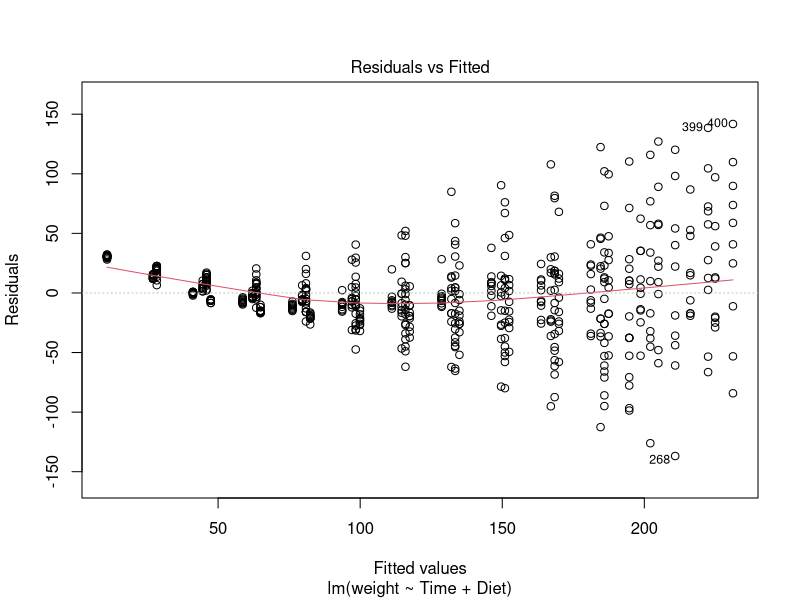
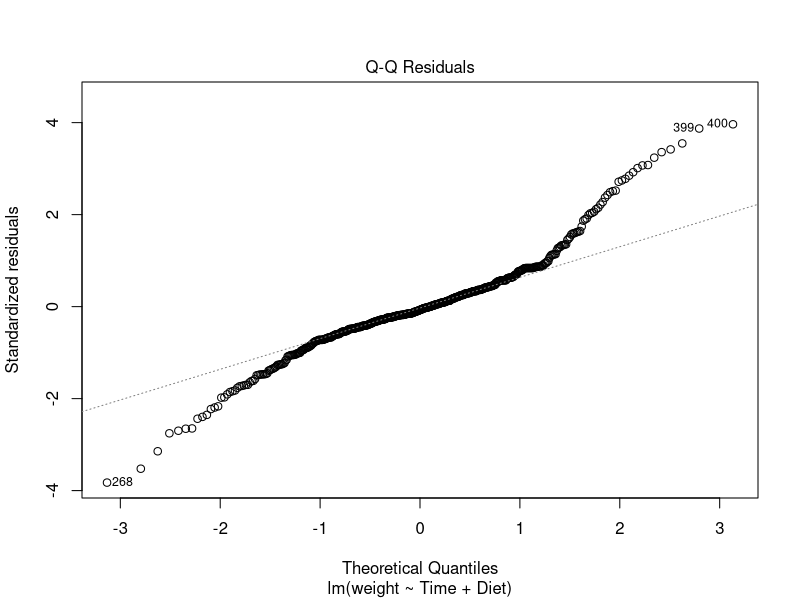
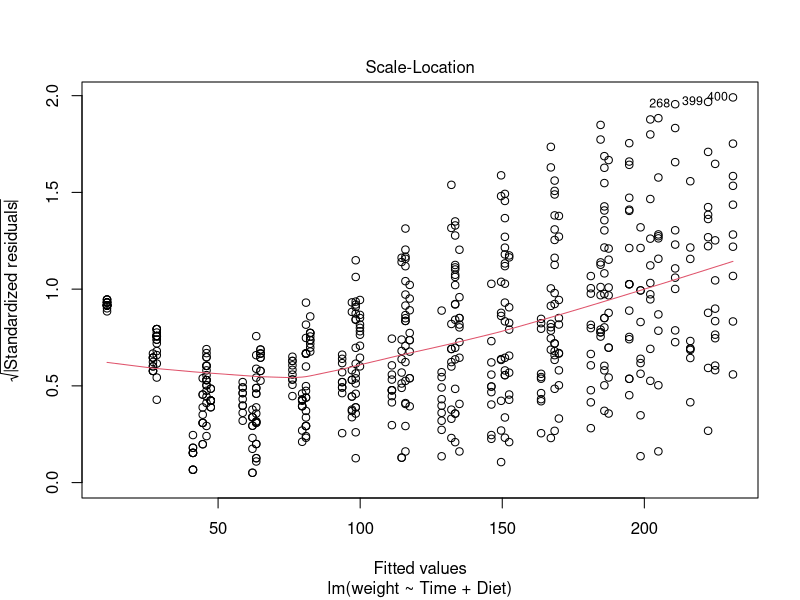
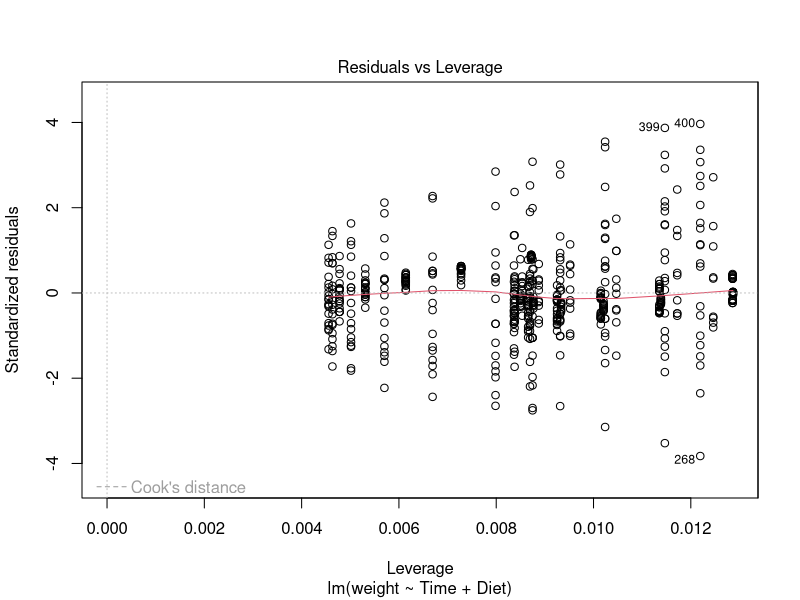
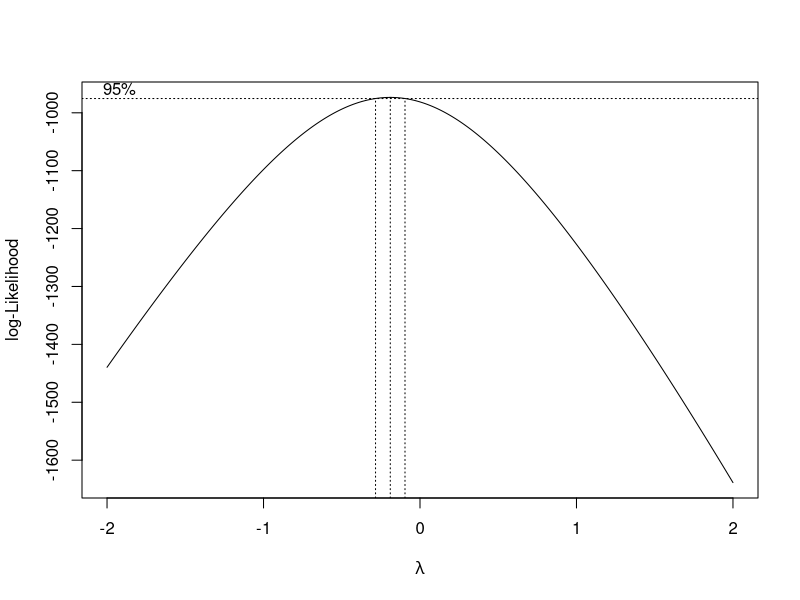
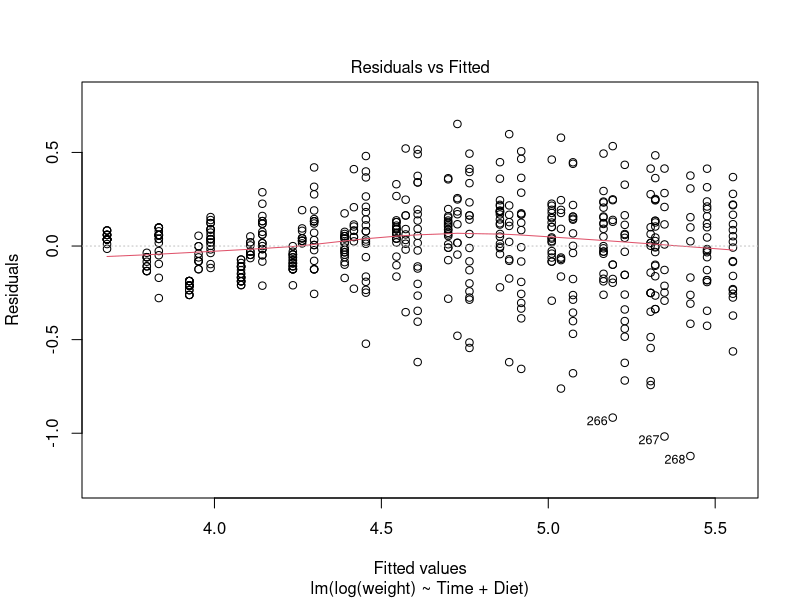
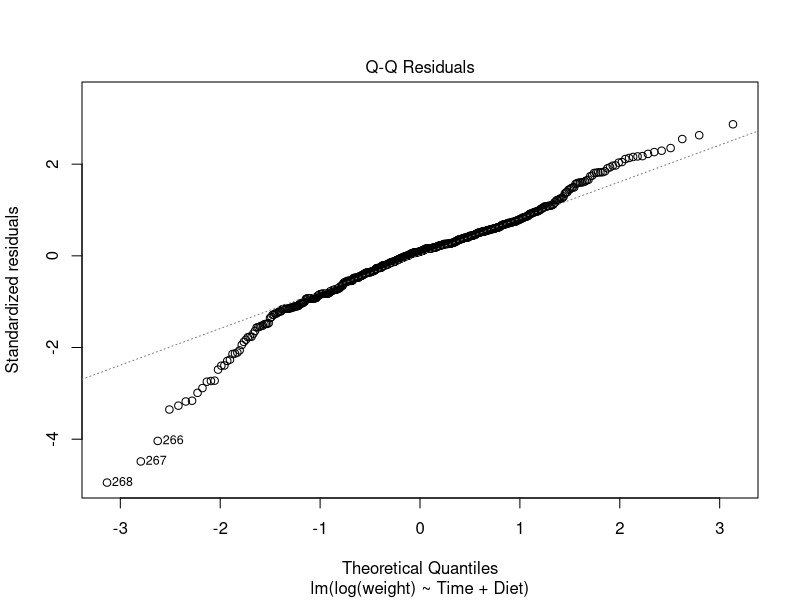
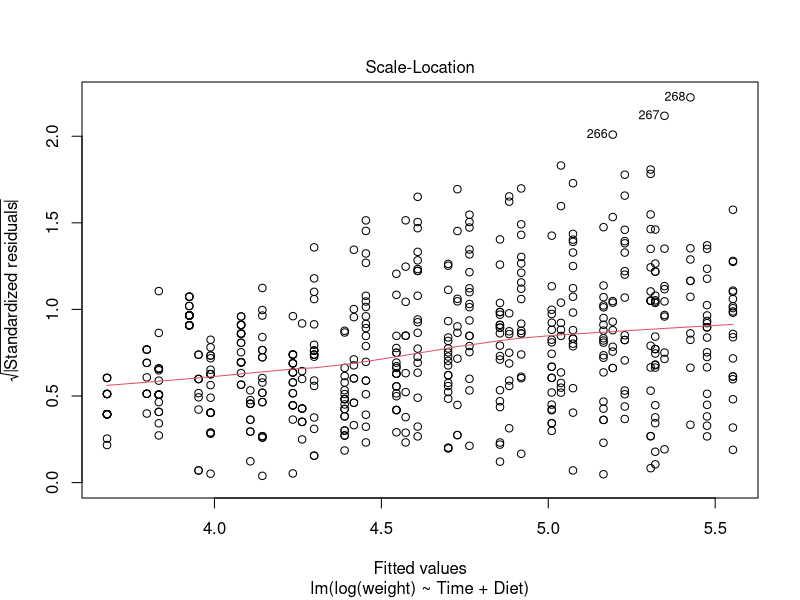

These charts were generated, in order, by the following R code:
## ---- chunk 1
knitr::opts_chunk$set(echo = TRUE)
## ---- chunk 2
summary(ChickWeight)
## ---- chunk 3
summary(ChickWeight)
lm_fit1=lm(weight~Time+Diet,data=ChickWeight)
summary(lm_fit1)
plot(lm_fit1)
## ---- chunk 4
require('MASS')
out=boxcox(lm_fit1,lambda=seq(-2,2,1/100))
out$x[which(out$y==max(out$y))]
## ---- chunk 5
lm_fit2=lm(log(weight)~Time+Diet,data=ChickWeight)
summary(lm_fit2)
plot(lm_fit2)
## ---- chunk 6
lm_fit3=lm(weight^(-.19)~Time+Diet,data=ChickWeight)
summary(lm_fit3)
plot(lm_fit3)
